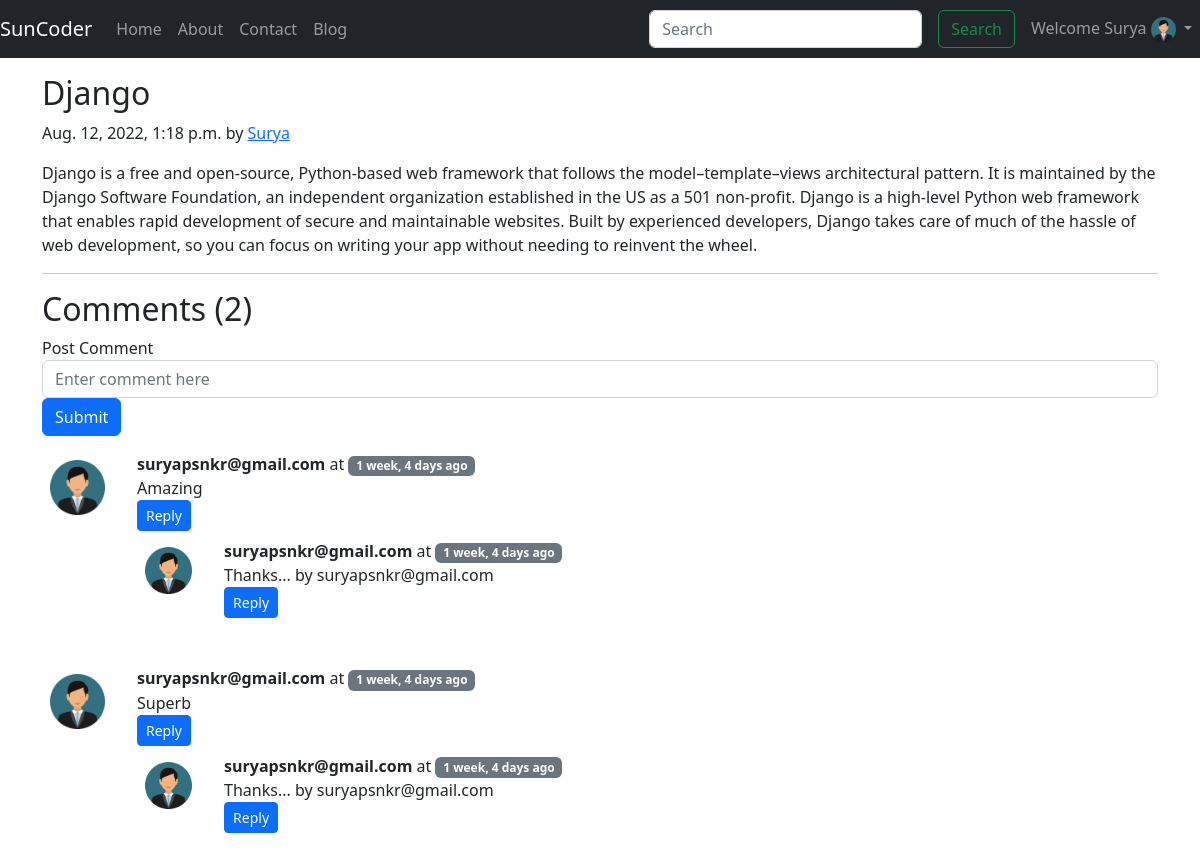
The page /blog/Python-based-web-framework (signed in) on the database its author committed.
### blog/models.py (models this page shows, shortened)
class Post(models.Model):
    sno=models.AutoField(primary_key=True)
    title=models.CharField(max_length=255)
    author=models.CharField(max_length=14)
    slug=models.CharField(max_length=130)
    content=models.TextField()
    timeStamp=models.DateTimeField(auto_now_add=True, blank=True)

class Comment(models.Model):
    sno= models.AutoField(primary_key=True)
    Comment=models.TextField()
    user=models.ForeignKey(User, on_delete=models.CASCADE)
    post=models.ForeignKey(Post, on_delete=models.CASCADE)
    parent=models.ForeignKey('self',on_delete=models.CASCADE, null=True )
    timestamp= models.DateTimeField(default=now)
    def __str__(self):
        return self.Comment[0:13] + "..." + " by " + " " + self.user.username

### blog/views.py (the view)
# urls.py: path('<str:slug>', views.blogPost, name="blogPost"),
def blogPost(request, slug):
    post=Post.objects.filter(slug=slug).first()
    comments = Comment.objects.filter(post=post, parent=None)
    replies= Comment.objects.filter(post=post).exclude(parent=None)
    replyDict={}
    for reply in replies:
        if reply.parent.sno not in replyDict.keys():
            replyDict[reply.parent.sno]=[reply]
        else:
            replyDict[reply.parent.sno].append(reply)
    context={'post':post, 'comments': comments, 'user': request.user, 'replyDict': replyDict}
    return render(request,'blog/blogpost.html', context)

### blog/templatetags/pull_extras.py (called while the page is built)
@register.filter(name='get_val')
def get_val(dict, key):
    return dict.get(key)

### templates/blog/blogpost.html (shortened to what this page needs)
{% extends 'base.html' %}
{% block body %}
{% load humanize %}
{% load pull_extras %}
<div class="container my-3">
  <h2 class="blog-post-title">{{post.title}}</h2>
  <p class="blog-post-meta">{{post.timeStamp}} by <a href="/about">{{post.author}}</a></p>
  <p>{{post.content}}</p>
  <hr>
</div>
<div class="container">
  <h2>Comments ({{comments.count}})</h2>
</div>
{% if user.is_authenticated %}
<div class="container">
  <form action="blog/postComment" method="post">
    <div class="form-group">
      <label for="post-comment">Post Comment </label>
      <input type="text" class="form-control" name="comment" placeholder="Enter comment here">
    </div>
    <button type="submit" class="btn btn-primary">Submit</button>
  </form>
</div>
{% endif %}
<div class="container">
  {% for comment in comments %}
  <div class="row my-3">
    <div class="col-md-1  ">
      <img class="rounded mx-auto d-block w-100 p-2" src="/static/img/user.png" alt="user">
    </div>
    <div class="col-md-11 ">
      <b> {{comment.user.username}} </b> at <span class="badge bg-secondary">{{comment.timestamp|naturaltime}}</span>
      <div> {{comment.Comment}} </div>
      <div class="reply mx-0">
        {% if user.is_authenticated %}
        <button class="btn btn-sm btn-primary" type="button" data-bs-toggle="collapse"
        data-bs-target="#replyBox{{comment.sno}}" aria-expanded="false" aria-controls="replyBox{{comment.sno}}">
          Reply
        </button>
        {%endif %}
        <div class="replies  my-2 ">
          {% for reply in replyDict|get_val:comment.sno %}
          <div class="row my-2">
            <div class="col-md-1  ">
              <img class="rounded mx-auto d-block w-100 p-2" src="/static/img/user.png" alt="user">
            </div>
            <div class="col-md-11 ">
              <div class="col-md-11">
                <b> {{reply.user.username}} </b> at <span
                  class="badge bg-secondary">{{reply.timestamp|naturaltime}}</span>
                <div> {{reply}} </div>
                <div class="reply mx-0">
                  {% if user.is_authenticated %}
                   <button class="btn btn-sm btn-primary" type="button" data-bs-toggle="collapse"
                   data-bs-target="#replyBox{{reply.sno}}" aria-expanded="false" aria-controls="replyBox{{reply.sno}}">
                      Reply
                    </button>
                </div>
              </div>
              {%endif %}
              <br>
            </div>
          </div>
          {% endfor %}
        </div>
      </div>
    </div>
  </div>
  {% endfor %}
</div>
{% endblock body %}

### templates/base.html (shortened to what this page needs)
<!doctype html>
<html lang="en">
<head>
  <link href="https://cdn.jsdelivr.net/npm/bootstrap@5.2.3/dist/css/bootstrap.min.css" rel="stylesheet"
>
</head>
</head>
<body>
  <nav class="navbar navbar-expand-lg navbar-dark bg-dark">
    <a class="navbar-brand" href="/">SunCoder</a>
    <div class="collapse navbar-collapse" id="navbarSupportedContent">
      <ul class="navbar-nav mr-auto">
        <li class="nav-item">
          <a class="nav-link {% block homeactive %} {% endblock homeactive %}" href="/">Home</a>
        </li>
        <li class="nav-item">
          <a class="nav-link {% block aboutactive %} {% endblock aboutactive %}" href="/about">About</a>
        </li>
        <li class="nav-item">
          <a class="nav-link {% block contactactive %} {% endblock contactactive %}" href="/contact">Contact</a>
        </li>
        <li class="nav-item">
          <a class="nav-link {% block blogactive %} {% endblock blogactive %}" href="/blog">Blog</a>
        </li>
      </ul>
    </div>
    <form class="row g-3 form-inline" action='/search' method='get'>
      <div class="col-auto">
        <input class="form-control m-2 my-sm-0" type="search" placeholder="Search" aria-label="Search" name="query"
          id="query">
      </div>
      <div class="col-auto">
        <button class="btn btn-outline-success m-2 my-sm-0" type="submit">Search</button>
      </div>
    </form>
    {% if user.is_authenticated %}
    <ul class="navbar-nav">
      <li class="nav-item dropdown">
        <a class="nav-link dropdown-toggle" href="#" role="button" data-bs-toggle="dropdown" aria-expanded="false">
          Welcome {{request.user.first_name}} <img class="gb_g gbii" src="/static/img/user.png" width="" height="25" alt="25" aria-hidden="true" data-noaft="">
        </a>
      </li>
    </ul>
    {% endif %}
  </nav>
  {% block body %}
  {% endblock body %}
</body>
</html>

### rows shown on the page
Post: title "Django", timeStamp "Aug. 12, 2022, 1:18 p.m.", author "Surya", content "Django is a free and open-source, Python-based web framework that follows the model–template–views architectural pattern. It is maintained by the Django Software Foundation, an independent organization established in the US as a 501 non-profit. Django is a high-level Python web framework that enables rapid development of secure and maintainable websites. Built by experienced developers, Django takes care of much of the hassle of web development, so you can focus on writing your app without needing to reinvent the wheel."
Comment: user.username "suryapsnkr@gmail.com", timestamp "1 week, 4 days ago", Comment "Amazing"
Comment: user.username "suryapsnkr@gmail.com", timestamp "1 week, 4 days ago", Comment+user "Thanks... by suryapsnkr@gmail.com"
Comment: user.username "suryapsnkr@gmail.com", timestamp "1 week, 4 days ago", Comment "Superb"
Comment: user.username "suryapsnkr@gmail.com", timestamp "1 week, 4 days ago", Comment+user "Thanks... by suryapsnkr@gmail.com"

### other values the page prints
{{ request.user.first_name }} "Surya"
{{ comments.count }} "2"
